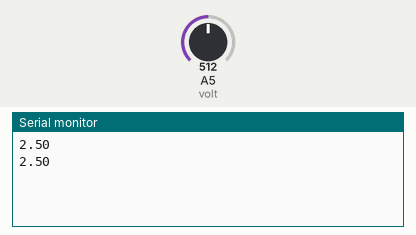
Recording of a sketch running on a simulated Arduino Uno, built with avr-gcc and run on an emulated ATmega328P. Shown: the last lines printed to the serial monitor. The inputs (shaded band) are chosen by the test bench; at power-on: A5 (volt) = 512.

Above: at 2.8 s.
2.9 s: A5 (volt) set to 716
At 4.8 s:
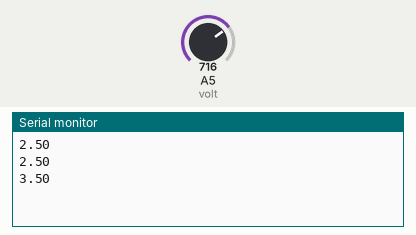
5.6 s: A5 (volt) set to 900
At 6.4 s:
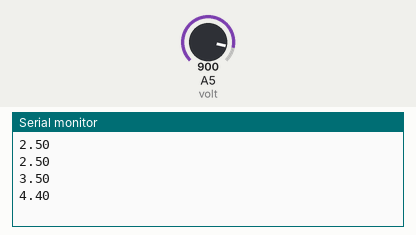
Timing chart, 0 to 8.6 s (numbered marks = the images above; inputs shaded):
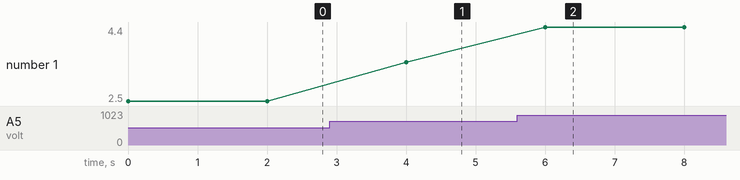

Measured:
- after the input at 2.9 s, the serial monitor: prints a new line after 1.1 s (image 1)
- after the input at 5.6 s, the serial monitor: prints a new line after 0.40 s (image 2)
- plotted number 1: 2.5 → 3.5 after the input at 2.9 s, 3.5 → 4.4 after the input at 5.6 s

The sketch:

PotentioMeter.ino
```cpp
int volt = A5;
float val;
void setup() {
  // put your setup code here, to run once:
  pinMode(volt, INPUT);
  Serial.begin(9600);
}

void loop() {
  // put your main code here, to run repeatedly:
  val = analogRead(volt);
  val = (5/1023.) * val;
  Serial.println(val);
  delay(2000);
}
```
